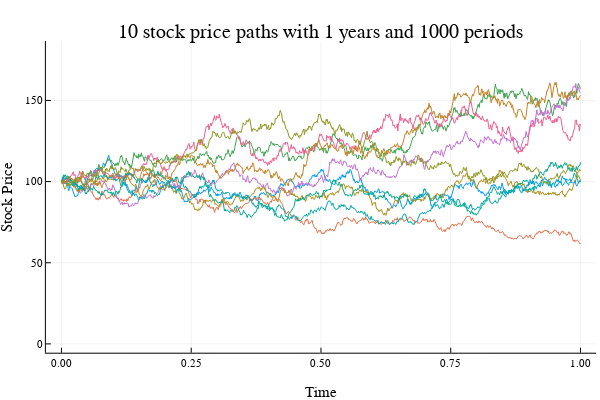

This figure's notebook cell:
### Code cell
#Now do it with more paths
numSims = 10

p = plot(title= "$numSims stock price paths with $T years and $n periods", ylabel= "Stock Price", xlabel="Time", legend=false)
maxPrice = 0

for s in 1:numSims
    Zs = randn(n)
    prices = zeros(n+1)

    prices[1] = S0

    for i in 1:n
        #this is X_(i+1)h in the above formula
        logReturn = (alpha - delta - 1/2 * sigma^2)*h + sigma * sqrt(h) * Zs[i]

        #get the next price using the above formula
        prices[i+1] = prices[i] * exp(logReturn)
    end

    #keep track of the maximum price (just to make the graph look better)
    mp = maximum(prices)
    maxPrice = (mp > maxPrice) ? mp : maxPrice
    
    times = [i*h for i in 0:n]
    plot!(p, times, prices)
end

plot!(ylim=[0, maxPrice + 20])

### Figure 1 — Plotly figure (JSON) as saved in the notebook; plotly's stock layout.template omitted (floating-point values rounded to 4 significant figures; data arrays with more than 128 entries replaced by an {"elided": "..."} marker saying what was removed)
{"data": [{"colorbar": {"title": ""}, "hoverinfo": "text", "legendgroup": "y1", "line": {"color": "rgba(0, 154, 250, 1.000)", "dash": "solid", "shape": "linear", "width": 1}, "mode": "lines", "name": "y1", "showlegend": true, "text": {"elided": "1001 null values"}, "type": "scatter", "x": {"elided": "1001 float values"}, "xaxis": "x1", "y": {"elided": "1001 float values"}, "yaxis": "y1", "zmax": 0.1, "zmin": -0.1}, {"colorbar": {"title": ""}, "hoverinfo": "text", "legendgroup": "y2", "line": {"color": "rgba(227, 111, 71, 1.000)", "dash": "solid", "shape": "linear", "width": 1}, "mode": "lines", "name": "y2", "showlegend": true, "text": {"elided": "1001 null values"}, "type": "scatter", "x": {"elided": "1001 float values"}, "xaxis": "x1", "y": {"elided": "1001 float values"}, "yaxis": "y1", "zmax": 0.1, "zmin": -0.1}, {"colorbar": {"title": ""}, "hoverinfo": "text", "legendgroup": "y3", "line": {"color": "rgba(62, 164, 78, 1.000)", "dash": "solid", "shape": "linear", "width": 1}, "mode": "lines", "name": "y3", "showlegend": true, "text": {"elided": "1001 null values"}, "type": "scatter", "x": {"elided": "1001 float values"}, "xaxis": "x1", "y": {"elided": "1001 float values"}, "yaxis": "y1", "zmax": 0.1, "zmin": -0.1}, {"colorbar": {"title": ""}, "hoverinfo": "text", "legendgroup": "y4", "line": {"color": "rgba(195, 113, 210, 1.000)", "dash": "solid", "shape": "linear", "width": 1}, "mode": "lines", "name": "y4", "showlegend": true, "text": {"elided": "1001 null values"}, "type": "scatter", "x": {"elided": "1001 float values"}, "xaxis": "x1", "y": {"elided": "1001 float values"}, "yaxis": "y1", "zmax": 0.1, "zmin": -0.1}, {"colorbar": {"title": ""}, "hoverinfo": "text", "legendgroup": "y5", "line": {"color": "rgba(172, 142, 24, 1.000)", "dash": "solid", "shape": "linear", "width": 1}, "mode": "lines", "name": "y5", "showlegend": true, "text": {"elided": "1001 null values"}, "type": "scatter", "x": {"elided": "1001 float values"}, "xaxis": "x1", "y": {"elided": "1001 float values"}, "yaxis": "y1", "zmax": 0.1, "zmin": -0.1}, {"colorbar": {"title": ""}, "hoverinfo": "text", "legendgroup": "y6", "line": {"color": "rgba(0, 170, 174, 1.000)", "dash": "solid", "shape": "linear", "width": 1}, "mode": "lines", "name": "y6", "showlegend": true, "text": {"elided": "1001 null values"}, "type": "scatter", "x": {"elided": "1001 float values"}, "xaxis": "x1", "y": {"elided": "1001 float values"}, "yaxis": "y1", "zmax": 0.1, "zmin": -0.1}, {"colorbar": {"title": ""}, "hoverinfo": "text", "legendgroup": "y7", "line": {"color": "rgba(237, 94, 147, 1.000)", "dash": "solid", "shape": "linear", "width": 1}, "mode": "lines", "name": "y7", "showlegend": true, "text": {"elided": "1001 null values"}, "type": "scatter", "x": {"elided": "1001 float values"}, "xaxis": "x1", "y": {"elided": "1001 float values"}, "yaxis": "y1", "zmax": 0.1, "zmin": -0.1}, {"colorbar": {"title": ""}, "hoverinfo": "text", "legendgroup": "y8", "line": {"color": "rgba(198, 130, 37, 1.000)", "dash": "solid", "shape": "linear", "width": 1}, "mode": "lines", "name": "y8", "showlegend": true, "text": {"elided": "1001 null values"}, "type": "scatter", "x": {"elided": "1001 float values"}, "xaxis": "x1", "y": {"elided": "1001 float values"}, "yaxis": "y1", "zmax": 0.1, "zmin": -0.1}, {"colorbar": {"title": ""}, "hoverinfo": "text", "legendgroup": "y9", "line": {"color": "rgba(0, 169, 141, 1.000)", "dash": "solid", "shape": "linear", "width": 1}, "mode": "lines", "name": "y9", "showlegend": true, "text": {"elided": "1001 null values"}, "type": "scatter", "x": {"elided": "1001 float values"}, "xaxis": "x1", "y": {"elided": "1001 float values"}, "yaxis": "y1", "zmax": 0.1, "zmin": -0.1}, {"colorbar": {"title": ""}, "hoverinfo": "text", "legendgroup": "y10", "line": {"color": "rgba(142, 151, 30, 1.000)", "dash": "solid", "shape": "linear", "width": 1}, "mode": "lines", "name": "y10", "showlegend": true, "text": {"elided": "1001 null values"}, "type": "scatter", "x": {"elided": "1001 float values"}, "xaxis": "x1", "y": {"elided": "1001 float values"}, "yaxis": "y1", "zmax": 0.1, "zmin": -0.1}], "layout": {"annotations": [{"font": {"color": "rgba(0, 0, 0, 1.000)", "family": "sans-serif", "size": 20}, "rotation": 0, "showarrow": false, "text": "10 stock price paths with 1 years and 1000 periods", "x": 0.535, "xanchor": "center", "xref": "paper", "y": 1, "yanchor": "top", "yref": "paper"}], "height": 400, "margin": {"b": 20, "l": 0, "r": 0, "t": 20}, "paper_bgcolor": "rgba(255, 255, 255, 1.000)", "plot_bgcolor": "rgba(255, 255, 255, 1.000)", "showlegend": false, "width": 600, "xaxis": {"anchor": "y1", "domain": [0.07647, 0.9934], "gridcolor": "rgba(0, 0, 0, 0.100)", "gridwidth": 0.5, "linecolor": "rgba(0, 0, 0, 1.000)", "mirror": false, "range": [-0.03, 1.03], "showgrid": true, "showline": true, "showticklabels": true, "tickangle": 0, "tickcolor": "rgb(0, 0, 0)", "tickfont": {"color": "rgba(0, 0, 0, 1.000)", "family": "sans-serif", "size": 11}, "tickmode": "array", "ticks": "inside", "ticktext": ["0.00", "0.25", "0.50", "0.75", "1.00"], "tickvals": [0, 0.25, 0.5, 0.75, 1], "title": "Time", "titlefont": {"color": "rgba(0, 0, 0, 1.000)", "family": "sans-serif", "size": 15}, "type": "-", "visible": true, "zeroline": false, "zerolinecolor": "rgba(0, 0, 0, 1.000)"}, "yaxis": {"anchor": "x1", "domain": [0.07581, 0.9415], "gridcolor": "rgba(0, 0, 0, 0.100)", "gridwidth": 0.5, "linecolor": "rgba(0, 0, 0, 1.000)", "mirror": false, "range": [-5.435, 186.6], "showgrid": true, "showline": true, "showticklabels": true, "tickangle": 0, "tickcolor": "rgb(0, 0, 0)", "tickfont": {"color": "rgba(0, 0, 0, 1.000)", "family": "sans-serif", "size": 11}, "tickmode": "array", "ticks": "inside", "ticktext": ["0", "50", "100", "150"], "tickvals": [0, 50, 100, 150], "title": "Stock Price", "titlefont": {"color": "rgba(0, 0, 0, 1.000)", "family": "sans-serif", "size": 15}, "type": "-", "visible": true, "zeroline": false, "zerolinecolor": "rgba(0, 0, 0, 1.000)"}}}
